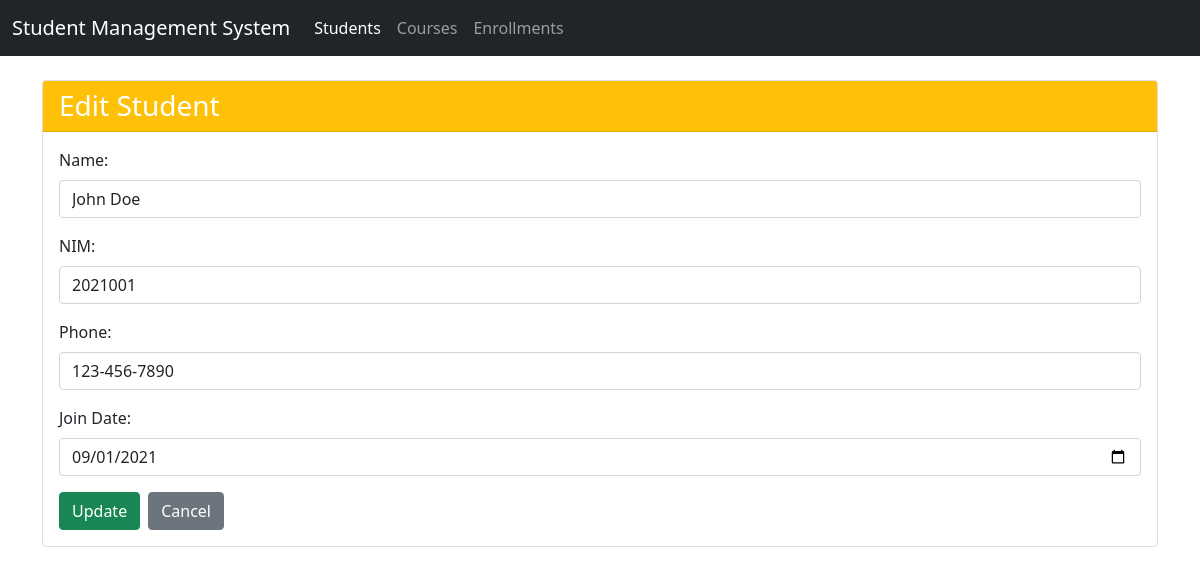
Screenshot of /tp-mvc/index.php?action=students&method=edit&id=1 with the database file from the repository.
### tables this page shows
CREATE TABLE IF NOT EXISTS students (
    student_id INT AUTO_INCREMENT PRIMARY KEY,
    name VARCHAR(100) NOT NULL,
    nim VARCHAR(20) NOT NULL UNIQUE,
    phone VARCHAR(20),
    join_date DATE NOT NULL
);

### tp-mvc/controllers/StudentController.php (called while the page is built, shortened)
<?php
require_once 'models/Student.php';
class StudentController {
    private $student;
    public function __construct($db) {
        $this->student = new Student($db);
    }
    public function edit() {
        $this->student->student_id = $_GET['id'];
        $this->student->readOne();
        include 'views/students/edit.php';
    }
}
?>

### tp-mvc/models/Student.php (called while the page is built, shortened)
<?php
class Student {
    private $conn;
    private $table_name = "students";
    public $student_id;
    public function __construct($db) {
        $this->conn = $db;
    }
    public function readOne() {
        $query = "SELECT * FROM " . $this->table_name . " WHERE student_id = ?";
        $stmt = $this->conn->prepare($query);
        $stmt->bind_param("i", $this->student_id);
        $stmt->execute();
        $result = $stmt->get_result();
        if($result->num_rows == 1) {
            $row = $result->fetch_assoc();
            $this->name = $row['name'];
            $this->nim = $row['nim'];
            $this->phone = $row['phone'];
            $this->join_date = $row['join_date'];
            return true;
        }
        return false;
    }
}
?>

### tp-mvc/views/students/edit.php (the view, shortened to what this page needs)
<?php include 'views/layout/header.php'; ?>
<div class="card">
    <div class="card-header bg-warning text-white">
        <h1 class="h3 mb-0">Edit Student</h1>
    </div>
    <div class="card-body">
        <form method="post">
            <div class="mb-3">
                <label for="name" class="form-label">Name:</label>
                <input type="text" name="name" id="name" class="form-control" value="<?php echo $this->student->name; ?>" required>
            </div>
            <div class="mb-3">
                <label for="nim" class="form-label">NIM:</label>
                <input type="text" name="nim" id="nim" class="form-control" value="<?php echo $this->student->nim; ?>" required>
            </div>
            <div class="mb-3">
                <label for="phone" class="form-label">Phone:</label>
                <input type="text" name="phone" id="phone" class="form-control" value="<?php echo $this->student->phone; ?>">
            </div>
            <div class="mb-3">
                <label for="join_date" class="form-label">Join Date:</label>
                <input type="date" name="join_date" id="join_date" class="form-control" value="<?php echo $this->student->join_date; ?>" required>
            </div>
            <div class="d-flex gap-2">
                <button type="submit" class="btn btn-success">Update</button>
                <a href="index.php?action=students" class="btn btn-secondary">Cancel</a>
            </div>
        </form>
    </div>
</div>
<?php include 'views/layout/footer.php'; ?>

### rows the page displays
students: name "John Doe", nim "2021001", phone "123-456-7890", join_date "09/01/2021"
